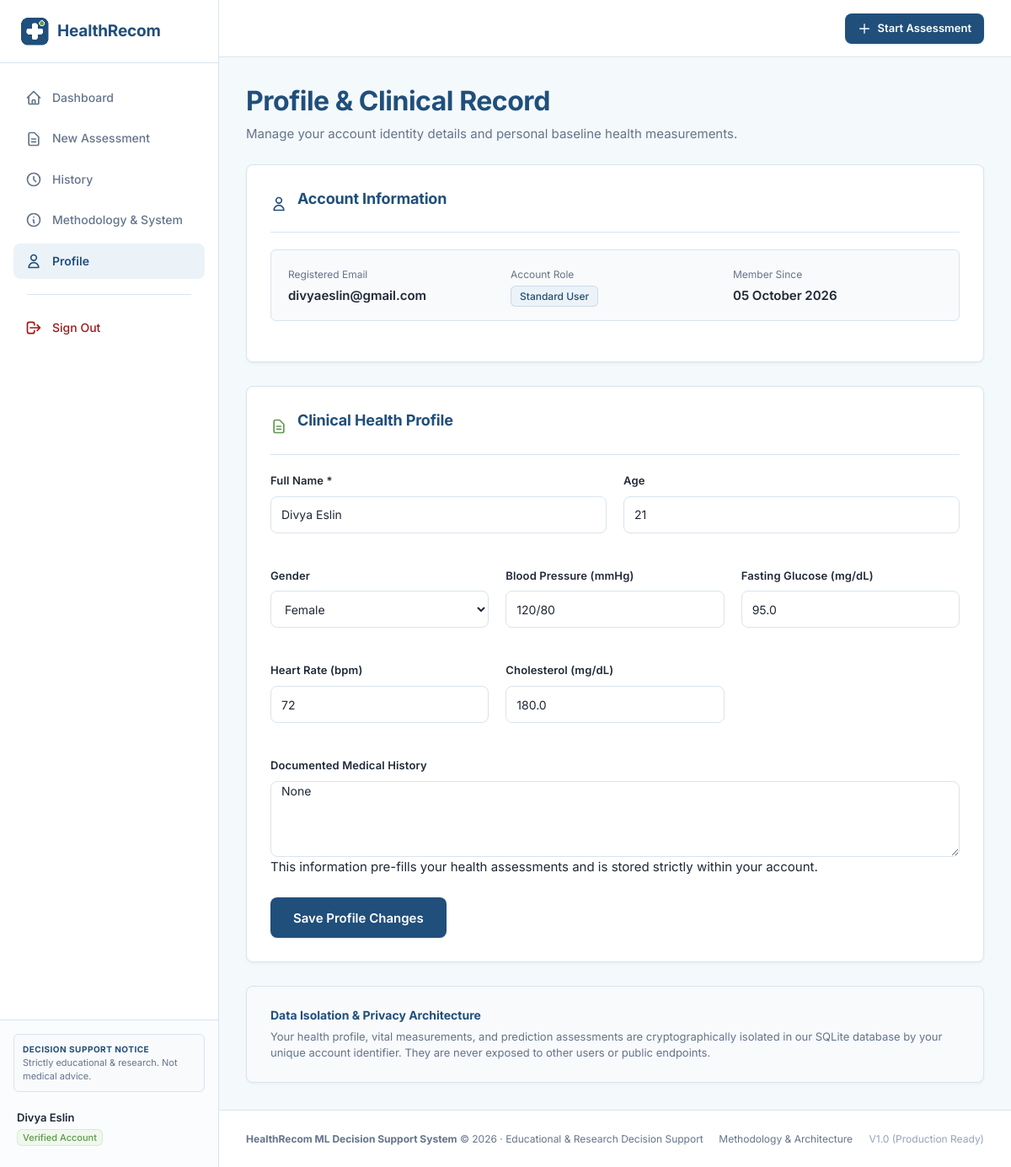
Screenshot of /profile (signed in) with the database file from the repository.
### tables this page shows
CREATE TABLE users (
            id INTEGER PRIMARY KEY AUTOINCREMENT,
            name TEXT NOT NULL,
            email TEXT UNIQUE NOT NULL,
            password_hash TEXT NOT NULL,
            role TEXT DEFAULT 'user',
            age INTEGER,
            gender TEXT,
            created_at DATETIME DEFAULT CURRENT_TIMESTAMP,
            updated_at DATETIME DEFAULT CURRENT_TIMESTAMP
        );

CREATE TABLE health_profiles (
            id INTEGER PRIMARY KEY AUTOINCREMENT,
            user_id INTEGER NOT NULL UNIQUE,
            age INTEGER,
            gender TEXT,
            blood_pressure TEXT,
            glucose REAL,
            heart_rate INTEGER,
            cholesterol REAL,
            medical_history TEXT,
            updated_at DATETIME DEFAULT CURRENT_TIMESTAMP,
            FOREIGN KEY (user_id) REFERENCES users (id) ON DELETE CASCADE
        );

### app/routes/recommendation.py (the view, shortened to what this page needs)
@recommendation_bp.route('/profile', methods=['GET', 'POST'])
@auth_required
def profile():
    db_path = current_app.config['DATABASE_PATH']
    user_id = g.user['id']
    health_profile = get_health_profile(db_path, user_id)
    return render_template(
        'profile.html',
        user=g.user,
        health_profile=health_profile,
        disclaimer=current_app.config['DISCLAIMER']
    )

### app/database/db.py (called while the page is built)
def get_db_connection(db_path):
    conn = sqlite3.connect(db_path, timeout=30.0, check_same_thread=False)
    conn.row_factory = sqlite3.Row
    conn.execute("PRAGMA foreign_keys = ON;")
    try:
        conn.execute("PRAGMA journal_mode = WAL;")
        conn.execute("PRAGMA synchronous = NORMAL;")
        conn.execute("PRAGMA busy_timeout = 30000;")
    except Exception:
        pass
    return conn

def get_user_by_id(db_path, user_id):
    with get_db_connection(db_path) as conn:
        cursor = conn.cursor()
        cursor.execute("SELECT id, name, email, role, age, gender, created_at, updated_at FROM users WHERE id = ?", (user_id,))
        row = cursor.fetchone()
        return dict(row) if row else None

def get_health_profile(db_path, user_id):
    with get_db_connection(db_path) as conn:
        cursor = conn.cursor()
        cursor.execute("SELECT * FROM health_profiles WHERE user_id = ?", (user_id,))
        row = cursor.fetchone()
        return dict(row) if row else None

### templates/profile.html (shortened to what this page needs)
{% extends "base.html" %}
{% block extra_css %}
<link rel="stylesheet" href="{{ url_for('static', filename='css/profile.css') }}">
{% endblock %}
{% block content %}
<div class="page-header">
  <div>
    <h1 class="page-title">Profile & Clinical Record</h1>
    <p class="page-subtitle">
      Manage your account identity details and personal baseline health measurements.
    </p>
  </div>
</div>
<div class="profile-container">
  <section class="profile-section-card">
    <div class="profile-section-header">
      <svg style="width: 20px; height: 20px; color: var(--primary);" fill="none" stroke="currentColor" viewBox="0 0 24 24"><path stroke-linecap="round" stroke-linejoin="round" stroke-width="2" d="M16 7a4 4 0 11-8 0 4 4 0 018 0zM12 14a7 7 0 00-7 7h14a7 7 0 00-7-7z"/></svg>
      <h2 class="profile-section-title">Account Information</h2>
    </div>
    <div class="account-info-box">
      <div>
        <span class="account-item-label">Registered Email</span>
        <div class="account-item-val">{{ user.email }}</div>
      </div>
      <div>
        <span class="account-item-label">Account Role</span>
        <div class="account-item-val">
          <span class="badge badge-primary">Standard User</span>
        </div>
      </div>
      <div>
        <span class="account-item-label">Member Since</span>
        <div class="account-item-val">{{ user.created_at | format_date }}</div>
      </div>
    </div>
  </section>
  <form method="POST" action="{{ url_for('recommendation.profile') }}" class="profile-section-card">
    <div class="profile-section-header">
      <svg style="width: 20px; height: 20px; color: var(--secondary);" fill="none" stroke="currentColor" viewBox="0 0 24 24"><path stroke-linecap="round" stroke-linejoin="round" stroke-width="2" d="M9 12h6m-6 4h6m2 5H7a2 2 0 01-2-2V5a2 2 0 012-2h5.586a1 1 0 01.707.293l5.414 5.414a1 1 0 01.293.707V19a2 2 0 01-2 2z"/></svg>
      <h2 class="profile-section-title">Clinical Health Profile</h2>
    </div>
    <div style="display: grid; grid-template-columns: 1fr 1fr; gap: 20px; margin-bottom: 20px;">
      <div class="form-group">
        <label for="name" class="form-label">
          <span>Full Name</span>
          <span class="required-indicator">*</span>
        </label>
        <input type="text" id="name" name="name" class="form-control" value="{{ user.name }}" required>
      </div>
      <div class="form-group">
        <label for="age" class="form-label">Age</label>
        <input type="number" id="age" name="age" class="form-control" min="1" max="125"
               value="{{ health_profile.age if health_profile and health_profile.age else (user.age or '') }}">
      </div>
    </div>
    <div style="display: grid; grid-template-columns: repeat(auto-fit, minmax(200px, 1fr)); gap: 20px; margin-bottom: 20px;">
      <div class="form-group">
        <label for="gender" class="form-label">Gender</label>
        {% set cur_gender = health_profile.gender if health_profile and health_profile.gender else (user.gender or '') %}
        <select id="gender" name="gender" class="form-control">
          <option value="Female" {% if cur_gender == 'Female' %}selected{% endif %}>Female</option>
        </select>
      </div>
      <div class="form-group">
        <label for="blood_pressure" class="form-label">Blood Pressure (mmHg)</label>
        <input type="text" id="blood_pressure" name="blood_pressure" class="form-control"
               placeholder="e.g. 120/80"
               value="{{ health_profile.blood_pressure if health_profile and health_profile.blood_pressure else '' }}">
      </div>
      <div class="form-group">
        <label for="glucose" class="form-label">Fasting Glucose (mg/dL)</label>
        <input type="number" step="0.1" id="glucose" name="glucose" class="form-control"
               placeholder="e.g. 95"
               value="{{ health_profile.glucose if health_profile and health_profile.glucose else '' }}">
      </div>
      <div class="form-group">
        <label for="heart_rate" class="form-label">Heart Rate (bpm)</label>
        <input type="number" id="heart_rate" name="heart_rate" class="form-control"
               placeholder="e.g. 72"
               value="{{ health_profile.heart_rate if health_profile and health_profile.heart_rate else '' }}">
      </div>
      <div class="form-group">
        <label for="cholesterol" class="form-label">Cholesterol (mg/dL)</label>
        <input type="number" step="0.1" id="cholesterol" name="cholesterol" class="form-control"
               placeholder="e.g. 190"
               value="{{ health_profile.cholesterol if health_profile and health_profile.cholesterol else '' }}">
      </div>
    </div>
    <div class="form-group" style="margin-bottom: 24px;">
      <label for="medical_history" class="form-label">Documented Medical History</label>
      <textarea id="medical_history" name="medical_history" class="form-control" rows="4"
                placeholder="Document long-term diagnoses, surgical histories, or drug allergies...">{{ health_profile.medical_history if health_profile and health_profile.medical_history else '' }}</textarea>
      <span class="helper-text">This information pre-fills your health assessments and is stored strictly within your account.</span>
    </div>
    <button type="submit" class="btn btn-primary btn-lg">
      Save Profile Changes
    </button>
  </form>
  <div class="card" style="background-color: #F8FAFC;">
    <h3 style="font-size: 14px; font-weight: 700; color: var(--primary); margin-bottom: 6px;">
      Data Isolation & Privacy Architecture
    </h3>
    <p style="font-size: 13px; color: var(--text-muted); line-height: 1.5;">
      Your health profile, vital measurements, and prediction assessments are cryptographically isolated in our SQLite database by your unique account identifier. They are never exposed to other users or public endpoints.
    </p>
  </div>
</div>
{% endblock %}

### templates/base.html (shortened to what this page needs)
<!DOCTYPE html>
<html lang="en">
<head>
  <link rel="stylesheet" href="{{ url_for('static', filename='css/main.css') }}">
  <link rel="stylesheet" href="{{ url_for('static', filename='css/base.css') }}">
  {% block extra_css %}{% endblock %}
</head>
<body>
  {% if current_user or session.get('user_id') %}
  <div class="app-shell">
    <aside class="app-sidebar" id="appSidebar">
      <div class="sidebar-header">
        <a href="{{ url_for('dashboard.view_dashboard') }}" style="display: flex; align-items: center; gap: 10px; text-decoration: none;">
          <img src="{{ url_for('static', filename='images/favicon.png') }}" alt="HealthRecom" class="sidebar-logo" style="width: 34px; height: 34px; border-radius: 8px; object-fit: contain;">
          <span style="font-size: 19px; font-weight: 700; color: var(--primary); letter-spacing: -0.01em;">HealthRecom</span>
        </a>
      </div>
      <nav class="sidebar-nav">
        <a href="{{ url_for('dashboard.view_dashboard') }}" class="nav-item {% if request.endpoint in ['dashboard.dashboard', 'dashboard.view_dashboard'] %}active{% endif %}">
          <svg style="width: 20px; height: 20px;" fill="none" stroke="currentColor" viewBox="0 0 24 24"><path stroke-linecap="round" stroke-linejoin="round" stroke-width="2" d="M3 12l2-2m0 0l7-7 7 7M5 10v10a1 1 0 001 1h3m10-11l2 2m-2-2v10a1 1 0 01-1 1h-3m-6 0a1 1 0 001-1v-4a1 1 0 011-1h2a1 1 0 011 1v4a1 1 0 001 1m-6 0h6"/></svg>
          Dashboard
        </a>
        <a href="{{ url_for('prediction.assessment') }}" class="nav-item {% if request.endpoint == 'prediction.assessment' %}active{% endif %}">
          <svg style="width: 20px; height: 20px;" fill="none" stroke="currentColor" viewBox="0 0 24 24"><path stroke-linecap="round" stroke-linejoin="round" stroke-width="2" d="M9 12h6m-6 4h6m2 5H7a2 2 0 01-2-2V5a2 2 0 012-2h5.586a1 1 0 01.707.293l5.414 5.414a1 1 0 01.293.707V19a2 2 0 01-2 2z"/></svg>
          New Assessment
        </a>
        <a href="{{ url_for('prediction.history') }}" class="nav-item {% if request.endpoint == 'prediction.history' %}active{% endif %}">
          <svg style="width: 20px; height: 20px;" fill="none" stroke="currentColor" viewBox="0 0 24 24"><path stroke-linecap="round" stroke-linejoin="round" stroke-width="2" d="M12 8v4l3 3m6-3a9 9 0 11-18 0 9 9 0 0118 0z"/></svg>
          History
        </a>
        <a href="{{ url_for('dashboard.about') }}" class="nav-item {% if request.endpoint in ['dashboard.about', 'recommendation.about'] %}active{% endif %}">
          <svg style="width: 20px; height: 20px;" fill="none" stroke="currentColor" viewBox="0 0 24 24"><path stroke-linecap="round" stroke-linejoin="round" stroke-width="2" d="M13 16h-1v-4h-1m1-4h.01M21 12a9 9 0 11-18 0 9 9 0 0118 0z"/></svg>
          Methodology & System
        </a>
        <a href="{{ url_for('recommendation.profile') }}" class="nav-item {% if request.endpoint == 'recommendation.profile' %}active{% endif %}">
          <svg style="width: 20px; height: 20px;" fill="none" stroke="currentColor" viewBox="0 0 24 24"><path stroke-linecap="round" stroke-linejoin="round" stroke-width="2" d="M16 7a4 4 0 11-8 0 4 4 0 018 0zM12 14a7 7 0 00-7 7h14a7 7 0 00-7-7z"/></svg>
          Profile
        </a>
        <div class="nav-divider" style="margin: 12px 16px; width: auto; height: 1px; background: var(--border-color);"></div>
        <a href="{{ url_for('auth.logout') }}" class="nav-item logout-link" style="color: #991B1B;">
          <svg style="width: 20px; height: 20px;" fill="none" stroke="currentColor" viewBox="0 0 24 24"><path stroke-linecap="round" stroke-linejoin="round" stroke-width="2" d="M17 16l4-4m0 0l-4-4m4 4H7m6 4v1a3 3 0 01-3 3H6a3 3 0 01-3-3V7a3 3 0 013-3h4a3 3 0 013 3v1"/></svg>
          Sign Out
        </a>
      </nav>
      <div class="sidebar-footer">
        <div class="disclaimer-card" style="font-size: 11px; padding: 10px; background: #F8FAFC; border: 1px solid var(--border-color); border-radius: 6px;">
          <strong style="display: block; color: var(--primary); margin-bottom: 2px;">Decision Support Notice</strong>
          Strictly educational & research. Not medical advice.
        </div>
        {% if current_user %}
        <div class="user-mini-profile" style="display: flex; align-items: center; justify-content: space-between; margin-top: 12px;">
          <div style="min-width: 0;">
            <div class="user-info-text" style="font-weight: 600; font-size: 13px; color: var(--text-main);">{{ current_user.name }}</div>
            <span class="badge badge-secondary" style="font-size: 11px; padding: 2px 6px;">Verified Account</span>
          </div>
        </div>
        {% endif %}
      </div>
    </aside>
    <div class="app-main-wrapper">
      <header class="app-header">
        <div class="header-right">
          {% if request.endpoint not in ['dashboard.dashboard', 'dashboard.view_dashboard'] %}
          <a href="{{ url_for('prediction.assessment') }}" class="btn btn-primary btn-sm">
            <svg style="width: 16px; height: 16px;" fill="none" stroke="currentColor" viewBox="0 0 24 24"><path stroke-linecap="round" stroke-linejoin="round" stroke-width="2" d="M12 4v16m8-8H4"/></svg>
            <span>Start Assessment</span>
          </a>
          {% endif %}
        </div>
      </header>
      <main class="app-content">
        {% block content %}{% endblock %}
      </main>
      <footer class="app-footer">
        <div>
          <strong>HealthRecom ML Decision Support System</strong> &copy; {{ current_year }} &middot; Educational & Research Decision Support
        </div>
        <div>
          <a href="{{ url_for('dashboard.about') }}" style="color: var(--text-secondary); margin-right: 16px;">Methodology & Architecture</a>
          <span style="color: var(--text-light);">V1.0 (Production Ready)</span>
        </div>
      </footer>
    </div>
  </div>
  {% endif %}
</body>
</html>

### static/css/profile.css (style rules this page uses)
.profile-container { display: flex; flex-direction: column; gap: 28px; max-width: 900px; }
.profile-section-card { background-color: var(--card); border: 1px solid var(--border); border-radius: var(--radius-md); padding: 28px; box-shadow: var(--shadow-sm); }
.profile-section-header { display: flex; align-items: center; gap: 12px; margin-bottom: 20px; padding-bottom: 14px; border-bottom: 1px solid var(--border); }
.profile-section-title { font-size: 18px; font-weight: 700; color: var(--primary); }
.account-info-box { background-color: #F8FAFC; border: 1px solid var(--border); border-radius: var(--radius-sm); padding: 16px 20px; margin-bottom: 20px; display: grid; grid-template-columns: repeat(auto-fit, minmax(200px, 1fr)); gap: 16px; }
.account-item-label { font-size: 12px; color: var(--text-muted); }
.account-item-val { font-size: 15px; font-weight: 600; color: var(--text); margin-top: 2px; }

### rows the page displays
users: name "Divya Eslin", email "divyaeslin@gmail.com", created_at "05 October 2026"
health_profiles: age "21", gender "Female", blood_pressure "120/80", glucose "95.0", heart_rate "72", cholesterol "180.0", medical_history "None"
